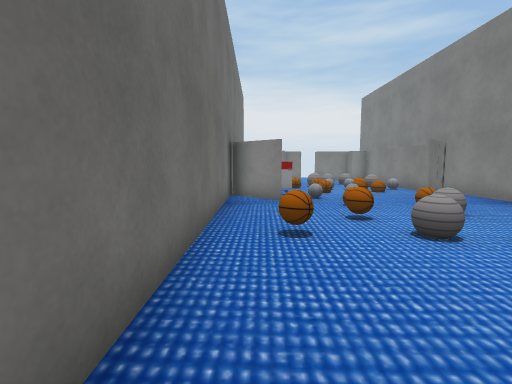
view 1 (above)

12 first-person views from a walk through a scene from a Unity 3-D project. The camera is 1.3 m above the floor, tilts 6° down and sees 85° across. The floor is counted in squares, 1 m on a side. Each view is taken from the middle of a square. On the plan, view 1 faces up. The plan holds only what a view shows up to about 13 squares ahead; the rest is blank. The place goes on beyond the plan. The player character is not drawn. Some surface patterns are stand-ins.

view 2
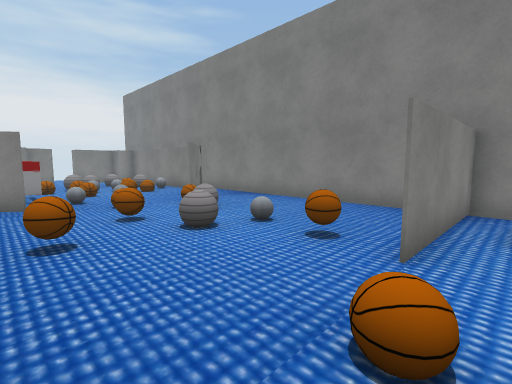

view 3
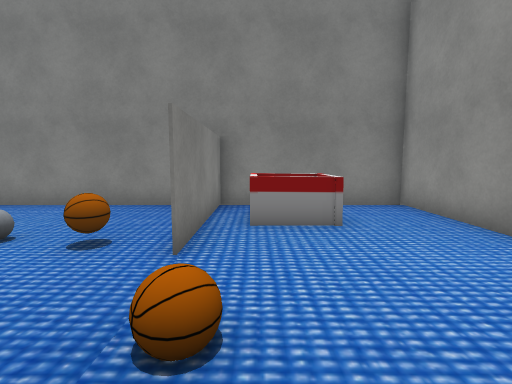

view 4
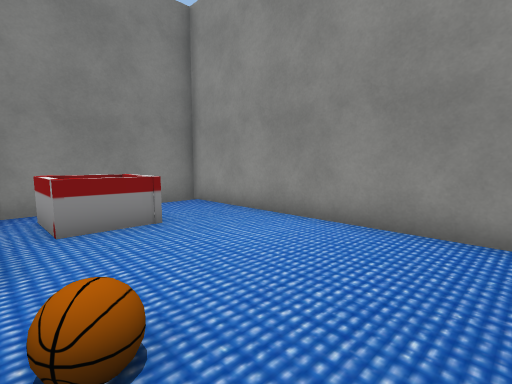

view 5
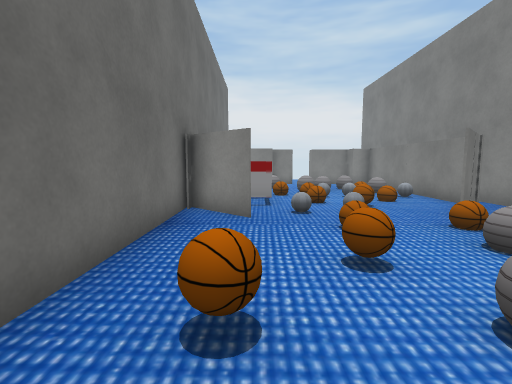

view 6
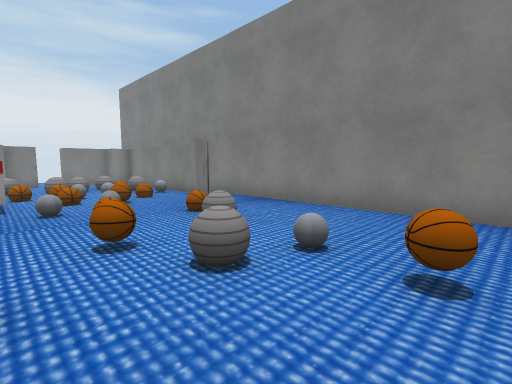

view 7
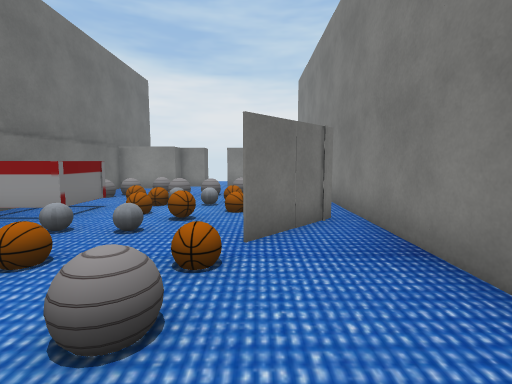

view 8
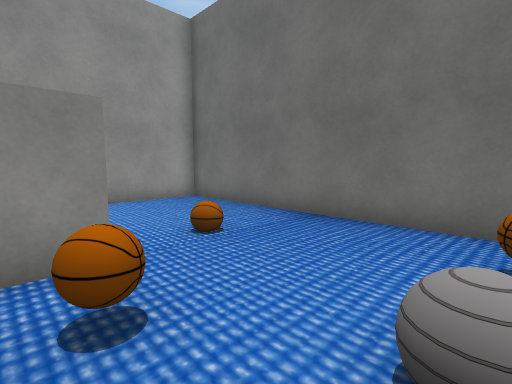

view 9
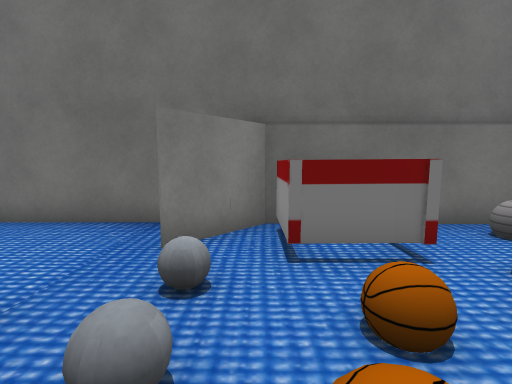

view 10
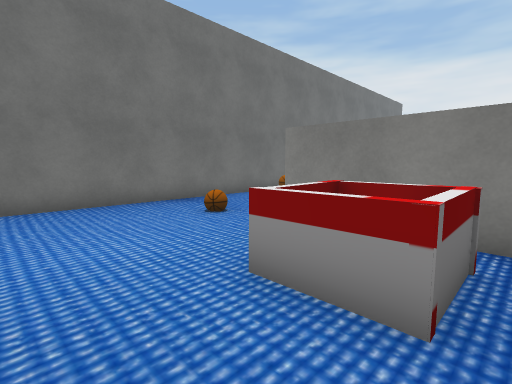

view 11
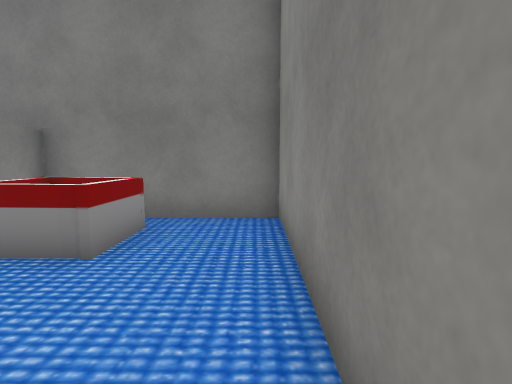

view 12
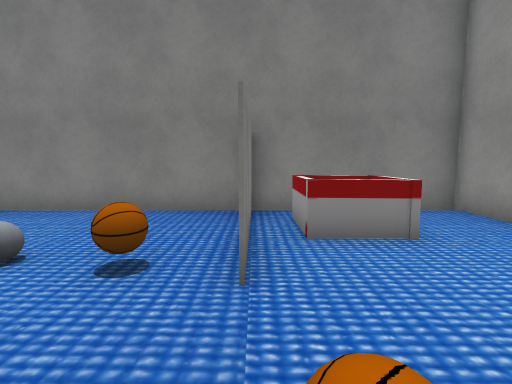

### Floor plan
Points are (right, up) in squares from view 1. A wall is a line through its corners. A room is listed if a view was taken in it or the views show most of it. See-through windows are left out.
Room 1 (views 1, 2, 3, 4, 5, 6, 7, 8, 9, 10, 11, 12)
walls: (3.8, 1.2) (5, 1.2); (0.9, 9.5) (-1.1, 11.3); (8.8, 1.4) (8.8, 15.2); (7.5, 11.1) (7.5, 16.1); (7.9, 11.6) (5.8, 9.4); (-1, 11.3) (0.9, 9.6); (-1, 16.5) (-1, -4.5) (8.8, -4.6) (8.8, 1.1) (3.8, 1.1)
objects: other object (0, 12) to (1, 13); other object (0, 15) to (0, 16); other object (1, 5); other object (1, 16); other object (2, 1); other object (2, 6) to (3, 7); other object (3, 5); other object (3, 15) to (3, 16); other object (4, 2) to (5, 3); other object (4, 11) to (4, 12); other object (4, 16); other object (5, 7); other object (6, -2) to (7, 0); other object (6, 15) to (7, 15)

Where each view was taken, in squares from view 1:
view 1: 0 up, 0 right, facing up
view 2: 0 up, 0 right, facing up-right
view 3: 0 up, 0 right, facing right
view 4: 1 up, 0 right, facing down-right
view 5: 3 up, 1 right, facing up
view 6: 2 up, 1 right, facing up-right
view 7: 5 up, 6 right, facing up
view 8: 5 up, 5 right, facing down-left
view 9: 11 up, 5 right, facing left
view 10: 4 down, 8 right, facing up-left
view 11: 4 down, 2 right, facing right
view 12: 1 up, 1 right, facing right
